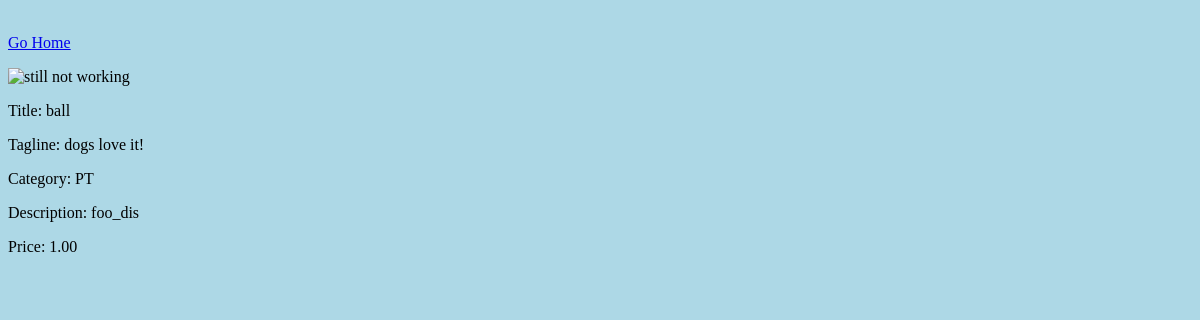
Page /product_detail_view/1/ on the earlier database version.
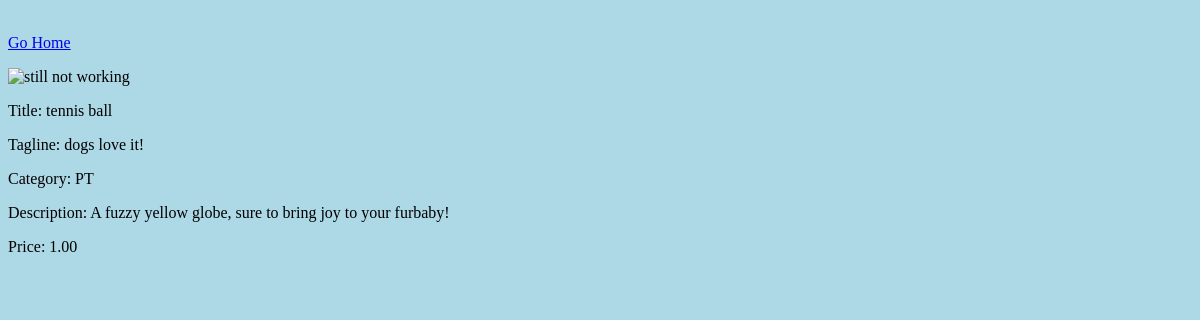
Same page on the later database version.
### website_app/models.py (models this page shows, shortened)
class Products(models.Model):
    name = models.CharField(max_length=250, blank=False, null=False, default='none')
    tagline = models.CharField(max_length=250, null=True, blank=True)
    price = models.DecimalField(max_digits=6, decimal_places=2, null=True, blank=True)
    category = models.ForeignKey("Category", on_delete=models.CASCADE, blank=True)
    description = models.CharField(max_length=250, null=True, blank=False)
    product_image = models.ImageField(null=True, blank=True, upload_to='media/images/', default='media/images/tennisball.jpg')

class Category(models.Model):
    HOME = 'HM'
    PETS = 'PT'
    CAR = 'CR'
    ELECTRONICS = 'EL'
    HOBBIES = 'HB'
    CATEGORY_CHOICES = [
        (HOME, 'Home'),
        (PETS, 'Pets'),
        (CAR, 'Car'),
        (ELECTRONICS, 'Electronics'),
        (HOBBIES, 'Hobbies'),
    ]
    category_choice = models.CharField(
        max_length=2,
        choices=CATEGORY_CHOICES,
        default=HOBBIES,
    )
    def __str__(self):
        choices= "CATEGORY_CHOICES"
        for key,value in self.CATEGORY_CHOICES:
            return self.category_choice

### website_app/views.py (the view)
# urls.py: path('product_detail_view/<int:id>/',views.product_detail_view, name='product detail'),
def product_detail_view(request,id):
    product = Products.objects.get(id=id)
    return render (request, 'product_detail_view.html',{'product': product})

### template/product_detail_view.html (shortened to what this page needs)
<!DOCTYPE html>
<html lang="en">
<head>
</head>
<body class='body'>
    <div class='div1'>
    <br>
       <a href="/" class='button'>Go Home</a>
    <p>
    <img src="/media/images/{{product.product_image.id}}/" alt="still not working" width="24" height="39">
    <div class="col-3">
    </p>
<p>Title: {{product.name}}</p>
<p>Tagline: {{product.tagline}}</p>
<p>Category: {{product.category}}</p>
<p>Description: {{product.description}}</p>
<p>Price: {{product.price}}</p>
</div>
</body>

Differences in the rows shown:
changed Products "dogs love it!": name "ball" → "tennis ball"; description "foo_dis" → "A fuzzy yellow globe, sure to bring joy to your furbaby!"
